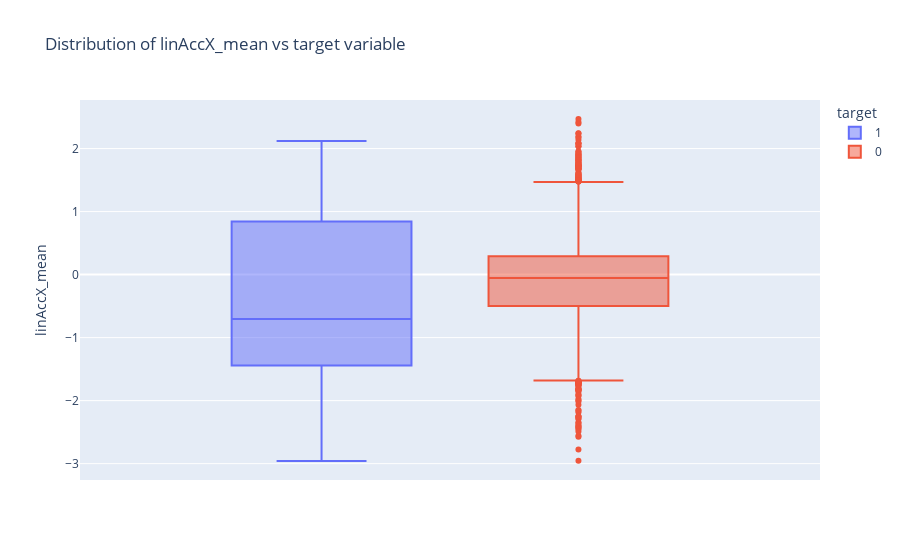

The notebook cell saved with this chart:
### Code cell
fig = px.box(data_custom, y="linAccX_mean", color="target",title = 'Distribution of linAccX_mean vs target variable')
fig.update_traces(quartilemethod="exclusive") 
fig.show()

### Figure 1 — Plotly figure (JSON) as saved in the notebook; plotly's stock layout.template omitted (floating-point values rounded to 4 significant figures; data arrays with more than 128 entries replaced by an {"elided": "..."} marker saying what was removed)
{"data": [{"alignmentgroup": "True", "hovertemplate": "target=1<br>linAccX_mean=%{y}<extra></extra>", "legendgroup": "1", "marker": {"color": "#636efa"}, "name": "1", "notched": false, "offsetgroup": "1", "orientation": "v", "quartilemethod": "exclusive", "showlegend": true, "type": "box", "x0": " ", "xaxis": "x", "y": {"elided": "337 float values"}, "y0": " ", "yaxis": "y"}, {"alignmentgroup": "True", "hovertemplate": "target=0<br>linAccX_mean=%{y}<extra></extra>", "legendgroup": "0", "marker": {"color": "#EF553B"}, "name": "0", "notched": false, "offsetgroup": "0", "orientation": "v", "quartilemethod": "exclusive", "showlegend": true, "type": "box", "x0": " ", "xaxis": "x", "y": {"elided": "5645 float values"}, "y0": " ", "yaxis": "y"}], "layout": {"boxmode": "group", "legend": {"title": {"text": "target"}, "tracegroupgap": 0}, "title": {"text": "Distribution of linAccX_mean vs target variable"}, "xaxis": {"anchor": "y", "domain": [0, 1]}, "yaxis": {"anchor": "x", "domain": [0, 1], "title": {"text": "linAccX_mean"}}}}
